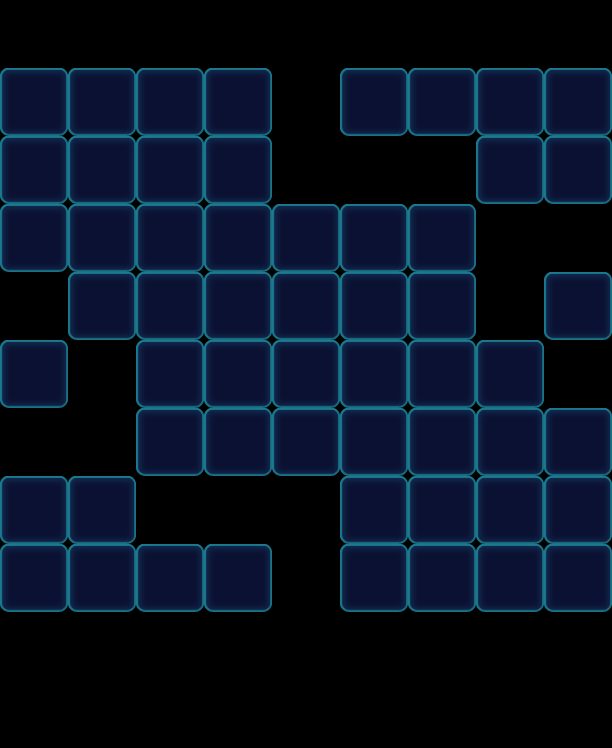

This is a level from a 2D game, rendered from its Tiled map with the project's own tilesets. A one-line summary and the map file follow, with tile-layer data summarised:
An orthogonal 9x11 tile map with 68x68 px tiles, 1 tile layer (Valid), 2 tilesets and 29 objects (15x Factory_Normal, 8x Boss, 6x Monster).

<map version="1.0" orientation="orthogonal" width="9" height="11" tilewidth="68" tileheight="68">
 <tileset firstgid="1" name="game_grid1" tilewidth="68" tileheight="68">
  <image source="game_grid1.png" width="68" height="68" />
 </tileset>
 <tileset firstgid="2" name="map" tilewidth="68" tileheight="68">
  <image source="map.png" width="1024" height="1024" />
 </tileset>
 <layer name="Valid" width="9" height="11">
  <data>[99 cells, 56 non-empty, 1 distinct tile ids]</data>
 </layer>
 <objectgroup name="BottomObj" width="9" height="11" />
 <objectgroup name="MiddleObj" width="9" height="11">
  <object name="66" type="Monster" gid="17" x="544" y="340">
   <properties>
    <property name="Color" value="Orange" />
   </properties>
  </object>
  <object name="66" type="Monster" gid="17" x="0" y="408">
   <properties>
    <property name="Color" value="Orange" />
   </properties>
  </object>
  <object name="66" type="Monster" gid="17" x="340" y="136">
   <properties>
    <property name="Color" value="Orange" />
   </properties>
  </object>
  <object name="66" type="Monster" gid="17" x="204" y="612">
   <properties>
    <property name="Color" value="Orange" />
   </properties>
  </object>
  <object name="66" type="Monster" gid="17" x="408" y="136">
   <properties>
    <property name="Color" value="Orange" />
   </properties>
  </object>
  <object name="66" type="Monster" gid="17" x="136" y="612">
   <properties>
    <property name="Color" value="Orange" />
   </properties>
  </object>
 </objectgroup>
 <objectgroup color="#000000" name="TopObj" width="9" height="11">
  <object name="10" type="Boss" x="476" y="68" width="68" height="68">
   <properties>
    <property name="BossName" value="ColorRight" />
    <property name="BossType" value="ColorBoss" />
    <property name="BossTypeConfig" value="Blue,Green,Yellow" />
   </properties>
  </object>
  <object name="10" type="Boss" x="0" y="476" width="68" height="68">
   <properties>
    <property name="BossName" value="ColorLeft" />
    <property name="BossType" value="ColorBoss" />
    <property name="BossTypeConfig" value="Orange,Pink,Purple" />
   </properties>
  </object>
  <object name="10" type="Factory_Normal" x="136" y="0" width="68" height="68">
   <properties>
    <property name="FactoryColorsConfig" value="Blue,Green,Yellow,Pink,Purple" />
   </properties>
  </object>
  <object name="10" type="Factory_Normal" x="204" y="0" width="68" height="68">
   <properties>
    <property name="FactoryColorsConfig" value="Blue,Green,Yellow,Pink,Purple" />
   </properties>
  </object>
  <object name="10" type="Factory_Normal" x="272" y="136" width="68" height="68">
   <properties>
    <property name="FactoryColorsConfig" value="Blue,Green,Yellow,Pink,Purple" />
   </properties>
  </object>
  <object name="10" type="Factory_Normal" x="408" y="136" width="68" height="68">
   <properties>
    <property name="FactoryColorsConfig" value="Blue,Green,Yellow,Pink,Purple" />
   </properties>
  </object>
  <object name="10" type="Factory_Normal" x="340" y="136" width="68" height="68">
   <properties>
    <property name="FactoryColorsConfig" value="Blue,Green,Yellow,Pink,Purple" />
   </properties>
  </object>
  <object name="10" type="Factory_Normal" x="0" y="0" width="68" height="68">
   <properties>
    <property name="FactoryColorsConfig" value="Blue,Green,Yellow,Pink,Purple" />
   </properties>
  </object>
  <object name="10" type="Factory_Normal" x="68" y="0" width="68" height="68">
   <properties>
    <property name="FactoryColorsConfig" value="Blue,Green,Yellow,Pink,Purple" />
   </properties>
  </object>
  <object name="10" type="Factory_Normal" x="544" y="340" width="68" height="68">
   <properties>
    <property name="FactoryColorsConfig" value="Blue,Green,Yellow,Pink,Purple" />
   </properties>
  </object>
  <object name="10" type="Factory_Normal" x="476" y="272" width="68" height="68">
   <properties>
    <property name="FactoryColorsConfig" value="Blue,Green,Yellow,Pink,Purple" />
   </properties>
  </object>
  <object name="10" type="Boss" x="544" y="68" width="68" height="68">
   <properties>
    <property name="BossName" value="ColorRight" />
    <property name="BossType" value="ColorBoss" />
    <property name="BossTypeConfig" value="Blue,Green,Yellow" />
   </properties>
  </object>
  <object name="10" type="Boss" x="544" y="136" width="68" height="68">
   <properties>
    <property name="BossName" value="ColorRight" />
    <property name="BossType" value="ColorBoss" />
    <property name="BossTypeConfig" value="Blue,Green,Yellow" />
   </properties>
  </object>
  <object name="10" type="Boss" x="476" y="136" width="68" height="68">
   <properties>
    <property name="BossName" value="ColorRight" />
    <property name="BossType" value="ColorBoss" />
    <property name="BossTypeConfig" value="Blue,Green,Yellow" />
   </properties>
  </object>
  <object name="10" type="Boss" x="68" y="476" width="68" height="68">
   <properties>
    <property name="BossName" value="ColorLeft" />
    <property name="BossType" value="ColorBoss" />
    <property name="BossTypeConfig" value="Orange,Pink,Purple" />
   </properties>
  </object>
  <object name="10" type="Boss" x="0" y="544" width="68" height="68">
   <properties>
    <property name="BossName" value="ColorLeft" />
    <property name="BossType" value="ColorBoss" />
    <property name="BossTypeConfig" value="Orange,Pink,Purple" />
   </properties>
  </object>
  <object name="10" type="Boss" x="68" y="544" width="68" height="68">
   <properties>
    <property name="BossName" value="ColorLeft" />
    <property name="BossType" value="ColorBoss" />
    <property name="BossTypeConfig" value="Orange,Pink,Purple" />
   </properties>
  </object>
  <object name="10" type="Factory_Normal" x="0" y="272" width="68" height="68">
   <properties>
    <property name="FactoryColorsConfig" value="Orange" />
   </properties>
  </object>
  <object name="10" type="Factory_Normal" x="544" y="204" width="68" height="68">
   <properties>
    <property name="FactoryColorsConfig" value="Orange" />
   </properties>
  </object>
  <object name="10" type="Factory_Normal" x="340" y="0" width="68" height="68">
   <properties>
    <property name="FactoryColorsConfig" value="Orange" />
   </properties>
  </object>
  <object name="10" type="Factory_Normal" x="204" y="476" width="68" height="68">
   <properties>
    <property name="FactoryColorsConfig" value="Orange" />
   </properties>
  </object>
  <object name="10" type="Factory_Normal" x="408" y="0" width="68" height="68">
   <properties>
    <property name="FactoryColorsConfig" value="Orange" />
   </properties>
  </object>
  <object name="10" type="Factory_Normal" x="136" y="476" width="68" height="68">
   <properties>
    <property name="FactoryColorsConfig" value="Orange" />
   </properties>
  </object>
 </objectgroup>
</map>
